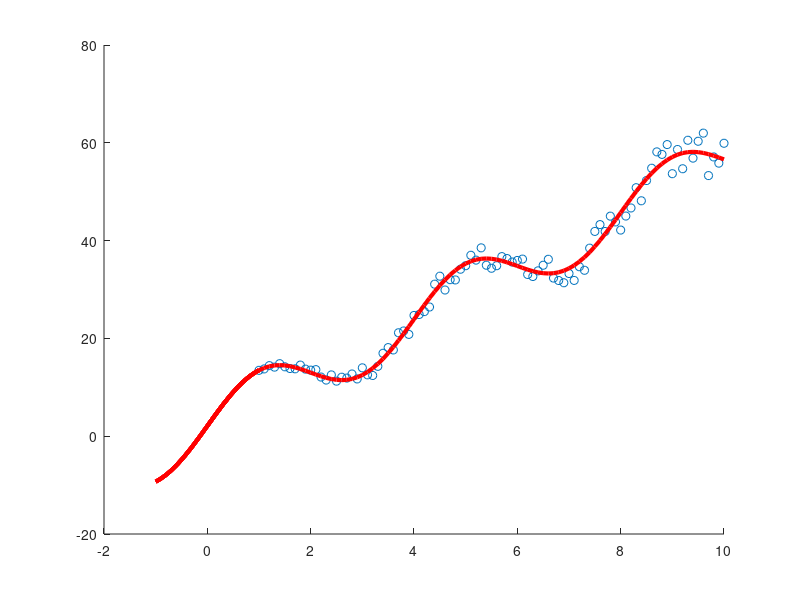

Write the MATLAB code that produced this figure.
D = dlmread('Question6matlabData.txt')
A = D(:,1,1)
Y = D(:,2,1)
scatter(A, Y)
hold on;
A = [ones(size(A, 1), 1) A sin(0.5.*pi.*A)]
ANS = inv(A'*A)*A'*Y
plot(A, ANS(1) + ANS(2)*A + ANS(3)*sin(0.5*pi*A), 'r', 'LineWidth', 3)